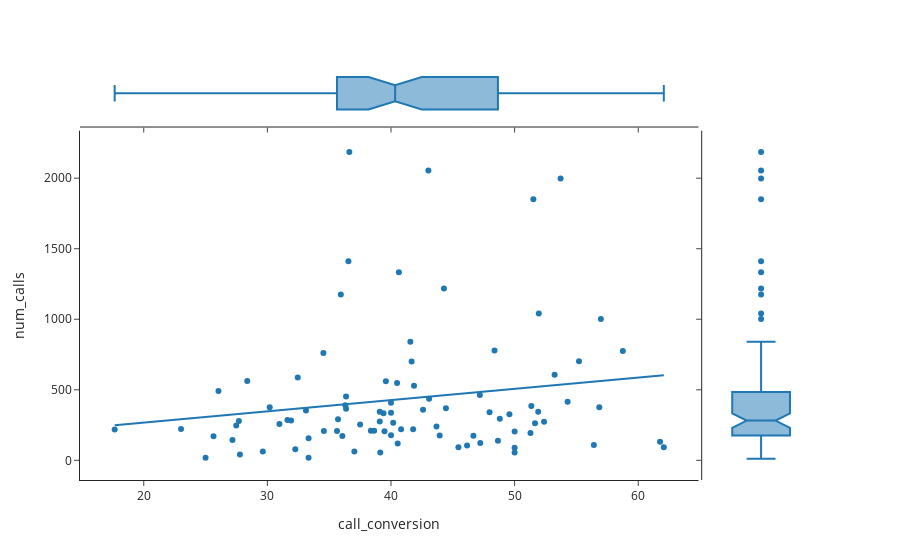

The notebook cell this image was saved under:
### Markdown cell above
### График видет себя хаотично с увеличением конверсии поэто прямой зависимости мы не замечаем

### Code cell
# Построим интерективные графики распределния
fig = px.scatter(df_analyze, x="call_conversion", y="num_calls", marginal_y="box",
           marginal_x="box", trendline="ols", template="simple_white")
fig.show()

### Figure 1 — Plotly figure (JSON) as saved in the notebook; plotly's stock layout.template omitted (floating-point values rounded to 4 significant figures)
{"data": [{"hovertemplate": "call_conversion=%{x}<br>num_calls=%{y}<extra></extra>", "legendgroup": "", "marker": {"color": "#1F77B4", "symbol": "circle"}, "mode": "markers", "name": "", "orientation": "v", "showlegend": false, "type": "scatter", "x": [62.07, 61.76, 58.75, 56.98, 56.85, 56.41, 55.21, 54.29, 53.72, 53.23, 52.38, 51.96, 51.91, 51.65, 51.52, 51.35, 51.28, 50, 50, 50, 49.58, 48.8, 48.65, 48.37, 47.97, 47.22, 47.19, 46.67, 46.15, 45.45, 44.44, 44.28, 43.94, 43.68, 43.08, 43.02, 42.59, 41.86, 41.79, 41.67, 41.57, 40.82, 40.64, 40.54, 40.49, 40.18, 40, 40, 40, 39.58, 39.47, 39.39, 39.13, 39.09, 39.09, 38.64, 38.37, 37.5, 37.04, 36.63, 36.55, 36.36, 36.36, 36.31, 36.07, 35.94, 35.71, 35.63, 34.57, 34.53, 33.33, 33.33, 33.12, 32.46, 32.26, 31.91, 31.62, 30.97, 30.19, 29.63, 28.37, 27.78, 27.69, 27.48, 27.17, 26.04, 25.64, 25, 23.02, 17.65, null], "xaxis": "x", "y": [92, 132, 775, 1001, 376, 109, 702, 415, 1997, 606, 274, 1040, 344, 263, 1851, 386, 194, 90, 56, 204, 326, 294, 139, 779, 341, 123, 464, 175, 105, 93, 369, 1218, 176, 240, 437, 2055, 359, 529, 220, 700, 840, 221, 1334, 120, 549, 266, 177, 337, 409, 560, 207, 333, 56, 275, 345, 210, 210, 254, 63, 2186, 1412, 366, 453, 390, 172, 1175, 292, 208, 208, 761, 157, 18, 353, 588, 79, 282, 286, 257, 377, 62, 562, 41, 278, 247, 144, 492, 170, 18, 223, 218, 11], "yaxis": "y"}, {"alignmentgroup": "True", "hovertemplate": "call_conversion=%{x}<extra></extra>", "legendgroup": "", "marker": {"color": "#1F77B4", "symbol": "circle"}, "name": "", "notched": true, "offsetgroup": "", "showlegend": false, "type": "box", "x": [62.07, 61.76, 58.75, 56.98, 56.85, 56.41, 55.21, 54.29, 53.72, 53.23, 52.38, 51.96, 51.91, 51.65, 51.52, 51.35, 51.28, 50, 50, 50, 49.58, 48.8, 48.65, 48.37, 47.97, 47.22, 47.19, 46.67, 46.15, 45.45, 44.44, 44.28, 43.94, 43.68, 43.08, 43.02, 42.59, 41.86, 41.79, 41.67, 41.57, 40.82, 40.64, 40.54, 40.49, 40.18, 40, 40, 40, 39.58, 39.47, 39.39, 39.13, 39.09, 39.09, 38.64, 38.37, 37.5, 37.04, 36.63, 36.55, 36.36, 36.36, 36.31, 36.07, 35.94, 35.71, 35.63, 34.57, 34.53, 33.33, 33.33, 33.12, 32.46, 32.26, 31.91, 31.62, 30.97, 30.19, 29.63, 28.37, 27.78, 27.69, 27.48, 27.17, 26.04, 25.64, 25, 23.02, 17.65, null], "xaxis": "x3", "yaxis": "y3"}, {"alignmentgroup": "True", "hovertemplate": "num_calls=%{y}<extra></extra>", "legendgroup": "", "marker": {"color": "#1F77B4", "symbol": "circle"}, "name": "", "notched": true, "offsetgroup": "", "showlegend": false, "type": "box", "xaxis": "x2", "y": [92, 132, 775, 1001, 376, 109, 702, 415, 1997, 606, 274, 1040, 344, 263, 1851, 386, 194, 90, 56, 204, 326, 294, 139, 779, 341, 123, 464, 175, 105, 93, 369, 1218, 176, 240, 437, 2055, 359, 529, 220, 700, 840, 221, 1334, 120, 549, 266, 177, 337, 409, 560, 207, 333, 56, 275, 345, 210, 210, 254, 63, 2186, 1412, 366, 453, 390, 172, 1175, 292, 208, 208, 761, 157, 18, 353, 588, 79, 282, 286, 257, 377, 62, 562, 41, 278, 247, 144, 492, 170, 18, 223, 218, 11], "yaxis": "y2"}, {"hovertemplate": "<b>OLS trendline</b><br>num_calls = 7.98761 * call_conversion + 107.412<br>R<sup>2</sup>=0.027581<br><br>call_conversion=%{x}<br>num_calls=%{y} <b>(trend)</b><extra></extra>", "legendgroup": "", "marker": {"color": "#1F77B4", "symbol": "circle"}, "mode": "lines", "name": "", "showlegend": false, "type": "scatter", "x": [17.65, 23.02, 25, 25.64, 26.04, 27.17, 27.48, 27.69, 27.78, 28.37, 29.63, 30.19, 30.97, 31.62, 31.91, 32.26, 32.46, 33.12, 33.33, 33.33, 34.53, 34.57, 35.63, 35.71, 35.94, 36.07, 36.31, 36.36, 36.36, 36.55, 36.63, 37.04, 37.5, 38.37, 38.64, 39.09, 39.09, 39.13, 39.39, 39.47, 39.58, 40, 40, 40, 40.18, 40.49, 40.54, 40.64, 40.82, 41.57, 41.67, 41.79, 41.86, 42.59, 43.02, 43.08, 43.68, 43.94, 44.28, 44.44, 45.45, 46.15, 46.67, 47.19, 47.22, 47.97, 48.37, 48.65, 48.8, 49.58, 50, 50, 50, 51.28, 51.35, 51.52, 51.65, 51.91, 51.96, 52.38, 53.23, 53.72, 54.29, 55.21, 56.41, 56.85, 56.98, 58.75, 61.76, 62.07], "xaxis": "x", "y": [248.4, 291.3, 307.1, 312.2, 315.4, 324.5, 326.9, 328.6, 329.3, 334.0, 344.1, 348.5, 354.8, 360.0, 362.3, 365.1, 366.7, 372.0, 373.7, 373.7, 383.2, 383.5, 392.0, 392.7, 394.5, 395.5, 397.4, 397.9, 397.9, 399.4, 400.0, 403.2, 406.9, 413.9, 416.0, 419.7, 419.7, 420.0, 422.1, 422.7, 423.6, 426.9, 426.9, 426.9, 428.3, 430.8, 431.2, 432.0, 433.4, 439.4, 440.2, 441.2, 441.8, 447.6, 451.1, 451.5, 456.3, 458.4, 461.1, 462.4, 470.5, 476.1, 480.2, 484.3, 484.6, 490.6, 493.8, 496.0, 497.2, 503.4, 506.8, 506.8, 506.8, 517.0, 517.6, 518.9, 520.0, 522.0, 522.4, 525.8, 532.6, 536.5, 541.0, 548.4, 558.0, 561.5, 562.5, 576.7, 600.8, 603.2], "yaxis": "y"}], "layout": {"legend": {"tracegroupgap": 0}, "margin": {"t": 60}, "xaxis": {"anchor": "y", "domain": [0, 0.8358], "title": {"text": "call_conversion"}}, "xaxis2": {"anchor": "y2", "domain": [0.8408, 1], "matches": "x2", "showline": false, "showticklabels": false, "ticks": ""}, "xaxis3": {"anchor": "y3", "domain": [0, 0.8358], "matches": "x", "showticklabels": false}, "xaxis4": {"anchor": "y4", "domain": [0.8408, 1], "matches": "x2", "showline": false, "showticklabels": false, "ticks": ""}, "yaxis": {"anchor": "x", "domain": [0, 0.8316], "title": {"text": "num_calls"}}, "yaxis2": {"anchor": "x2", "domain": [0, 0.8316], "matches": "y", "showticklabels": false}, "yaxis3": {"anchor": "x3", "domain": [0.8416, 1], "matches": "y3", "showline": false, "showticklabels": false, "ticks": ""}, "yaxis4": {"anchor": "x4", "domain": [0.8416, 1], "matches": "y3", "showline": false, "showticklabels": false, "ticks": ""}}}
